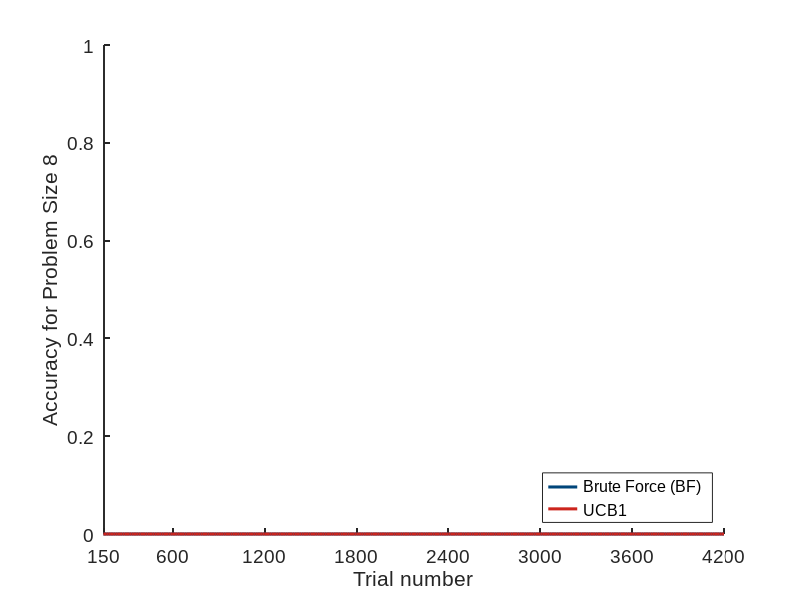

The MATLAB script that drew this image: (Note: this script raises an error after producing the figure.)
%% ========================================================================
%  STANDALONE BASELINE TRAJECTORY PLOTTER (150:15:4200)
%  ========================================================================
clear; clc; close all;
tic;
for TotalIterations = 600:600:4200
% --- FILE PATH CONFIGURATION ---
baseline_root = 'I:\2026 Performance Improvment\Data\SensorChanging\ContinuedOverDaysOptimization\OptimizationBaseline\RawRT\Divisor15\probSize8';

algorithms = ["noalgorithm","greedy","egreedy","UCB","UCBbay","bernoulli","Poisson",...
"Normal","bothNormal","UCBTemp025","UCBTemp075","UCBTuned",...
"FVTS","MTS","NewNormal","NewFVTS","NewUCBBayes"];

TargetNumRuns   = 1000;
divisor = 15;
days = 1;

% Define the steps
trial_steps = 15:15:TotalIterations;
baseline_trajectories = zeros(length(algorithms), length(trial_steps));
baseline_trajectories_regret =  zeros(length(algorithms), TotalIterations);
fprintf('>>> EXTRACTING TRAJECTORIES FROM BASELINE FILES...\n');

for a_idx = 1:length(algorithms)
    algoStr = char(algorithms(a_idx));
    fileName = sprintf('%d%s1000.mat', TotalIterations, algoStr);
    baseline_file = fullfile(baseline_root, fileName);
    
    if exist(baseline_file, 'file')
        fprintf('Processing Baseline: %s\n', algoStr);
        bl_load = load(baseline_file, 'dat1');
        struct_name = strcat("dist_", algoStr, num2str(divisor));
        div_name = strcat("divisor", num2str(divisor));
        dt_baseline = bl_load.dat1.(struct_name).data.test1.(div_name).model8.expV.episodeV{1,1};
        
        % Loop through the timeline 
        parfor t_idx = 1:length(trial_steps)
            target_t = trial_steps(t_idx);
            % Use your exact function to pull accuracy at this milestone step
            [acc_vals_bl_tar, CombinedData, ~, ~] = calculate_accuracy_convergence_with_target(dt_baseline, days, TargetNumRuns, algorithms(a_idx), target_t);
            baseline_trajectories(a_idx, t_idx) = acc_vals_bl_tar(1) * 100; % Convert to percentage
        end
        Param_Trial_Regret_Mean_Curve = calculate_trial_level_regret_Mean_Curve(dt_baseline);
        baseline_trajectories_regret(a_idx, :)  = Param_Trial_Regret_Mean_Curve;
    else
        fprintf('WARNING: Missing file for %s\n', algoStr);
    end
end
save(strcat(num2str(TotalIterations),'_baseline_trajectories_results.mat'), 'baseline_trajectories', 'baseline_trajectories_regret', 'algorithms', 'trial_steps');
end
%% High-Contrast Bold Base Palette Style Definitions
colorBF  = [0.0000, 0.2706, 0.4784]; % Deep Navy Blue (BF)
colorUCB = [0.8000, 0.1412, 0.1137]; % Crimson Red (UCB1)
    
% Controlled publication-grade window framework dimensions
fig = figure('Color', 'w', 'Units', 'pixels', 'Position', [200, 150, 650, 520]);
ax = axes('Parent', fig);
hold(ax, 'on');

% Plot Foreground Metrics (Continuous Focus — Solid Lines, No markers for smooth trajectory curves)
p1 = plot(ax, trial_steps, baseline_trajectories(1, :)/100, '-', ... 
    'Color', colorBF, 'LineWidth', 2.2, 'DisplayName', 'Brute Force (BF)');
p2 = plot(ax, trial_steps, baseline_trajectories(2, :)/100, '-', ... 
    'Color', colorUCB, 'LineWidth', 2.2, 'DisplayName', 'UCB1');

% ========================================================================
%  Axis Formatting, Limits & Typography
% ========================================================================
box(ax, 'off');   % Strip top and right border lines
grid(ax, 'off');  % Strip background grid lines

% Axis Limits 
xlim(ax, [150, 4200]);
ylim(ax, [0, 1]);

% Clean steps for the framework coordinates
yticks(ax, 0:0.2:1);
xticks(ax, [150, 600, 1200, 1800, 2400, 3000, 3600, 4200]);

% Labels matching your target figure geometry
xlabel(ax, 'Trial number', 'FontSize', 15, 'FontWeight', 'normal', 'FontName', 'Arial');
ylabel(ax, 'Accuracy for Problem Size 8', 'FontSize', 17, 'FontName', 'Arial', 'Interpreter', 'tex');

% Professional Axis Linework Framework Elements
set(ax, 'FontName', 'Arial', 'FontSize', 13.5, 'LineWidth', 1.4, 'TickDir', 'in', ...
    'XColor', [0.15 0.15 0.15], 'YColor', [0.15 0.15 0.15]);

% Clean Legend with Solid White Backdrop Block
lgd = legend(ax, [p1, p2], 'Location', 'SouthEast', 'NumColumns', 1, 'FontSize', 11.5, 'FontName', 'Arial');
set(lgd, 'Box', 'on', 'EdgeColor', 'none', 'Color', 'w');

hold(ax, 'off');
toc
%%
%% ========================================================================
%  STANDALONE INSTANTANEOUS MEAN REGRET PLOTTER (ALL ALGORITHMS)
%  ========================================================================

num_algos = length(algorithms);
TotalIterations = size(baseline_trajectories_regret, 2);
trials_full = 1:TotalIterations;

% --- High-Contrast Distinct Color Palette for 17 Algorithms ---
colors = lines(num_algos);
colors(1, :) = [0.0000, 0.2706, 0.4784]; % Brute Force (Navy Blue)
colors(4, :) = [0.8000, 0.1412, 0.1137]; % UCB (Crimson Red)

% --- Format Display Names for Legend ---
displayNames = algorithms;
displayNames(algorithms == "noalgorithm") = "Brute Force (BF)";

% --- Create Figure Framework ---
fig = figure('Name', 'Instantaneous Regret', 'Color', 'w', 'Units', 'pixels', 'Position', [200, 150, 750, 550]);
ax = axes('Parent', fig);
hold(ax, 'on');

% --- Preallocate Graphic Handles Array ---
p_reg = gobjects(num_algos, 1); 

% --- Plot Continuous Trajectories ---
for a_idx = 1:num_algos
    p_reg(a_idx) = plot(ax, trials_full, baseline_trajectories_regret(a_idx, :), '-', ...
        'Color', colors(a_idx, :), 'LineWidth', 1.8, 'DisplayName', displayNames(a_idx));
end

% ========================================================================
%  Axis Formatting, Limits & Typography
% ========================================================================
box(ax, 'off');   % Strip top/right border lines
grid(ax, 'off');  % Clean white background

% Domain Bounds
xlim(ax, [1, TotalIterations]);

% Dynamic Range Bounds with Headroom
max_regret = max(baseline_trajectories_regret(:));
if isnan(max_regret) || max_regret == 0
    ylim(ax, [0, 1]);
else
    ylim(ax, [0, max_regret * 1.05]);
end

% Tick Marks
xticks(ax, [1, 600, 1200, 1800, 2400, 3000, 3600, 4200]);

% Typography
xlabel(ax, 'Trial number', 'FontSize', 15, 'FontName', 'Arial');
ylabel(ax, 'Mean Instantaneous Regret (Problem Size 8)', 'FontSize', 16, 'FontName', 'Arial', 'Interpreter', 'tex');

set(ax, 'FontName', 'Arial', 'FontSize', 13.5, 'LineWidth', 1.4, 'TickDir', 'in', ...
    'XColor', [0.15 0.15 0.15], 'YColor', [0.15 0.15 0.15]);

% 2-Column Legend Box
lgd = legend(ax, p_reg, 'Location', 'NorthEast', 'NumColumns', 2, 'FontSize', 9.5, 'FontName', 'Arial');
set(lgd, 'Box', 'on', 'EdgeColor', 'none', 'Color', 'w');

hold(ax, 'off');
